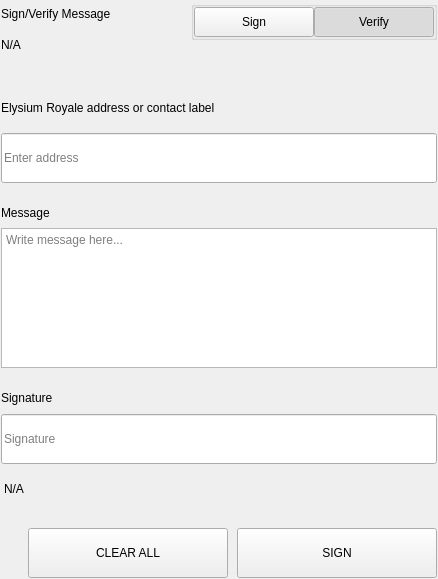
<?xml version="1.0" encoding="UTF-8"?>
<ui version="4.0">
 <class>SettingsSignMessageWidgets</class>
 <widget class="QWidget" name="SettingsSignMessageWidgets">
  <property name="geometry">
   <rect>
    <x>0</x>
    <y>0</y>
    <width>438</width>
    <height>579</height>
   </rect>
  </property>
  <property name="windowTitle">
   <string notr="true">N/A</string>
  </property>
  <layout class="QVBoxLayout" name="verticalLayout">
   <property name="spacing">
    <number>0</number>
   </property>
   <property name="leftMargin">
    <number>0</number>
   </property>
   <property name="topMargin">
    <number>0</number>
   </property>
   <property name="rightMargin">
    <number>0</number>
   </property>
   <property name="bottomMargin">
    <number>0</number>
   </property>
   <item>
    <widget class="QWidget" name="left" native="true">
     <layout class="QVBoxLayout" name="verticalLayout_3">
      <property name="leftMargin">
       <number>0</number>
      </property>
      <property name="topMargin">
       <number>0</number>
      </property>
      <property name="rightMargin">
       <number>0</number>
      </property>
      <property name="bottomMargin">
       <number>0</number>
      </property>
      <item>
       <widget class="QWidget" name="container_sign" native="true">
        <layout class="QVBoxLayout" name="verticalLayout_2">
         <property name="spacing">
          <number>0</number>
         </property>
         <property name="leftMargin">
          <number>1</number>
         </property>
         <property name="topMargin">
          <number>1</number>
         </property>
         <property name="rightMargin">
          <number>1</number>
         </property>
         <property name="bottomMargin">
          <number>1</number>
         </property>
         <item>
          <layout class="QHBoxLayout" name="horizontalLayout_3" stretch="3,1">
           <property name="spacing">
            <number>40</number>
           </property>
           <item>
            <layout class="QVBoxLayout" name="verticalLayoutTitle">
             <property name="spacing">
              <number>5</number>
             </property>
             <item>
              <widget class="QLabel" name="labelTitle">
               <property name="text">
                <string>Sign/Verify Message</string>
               </property>
              </widget>
             </item>
             <item>
              <widget class="QLabel" name="labelSubtitle1">
               <property name="text">
                <string notr="true">N/A</string>
               </property>
               <property name="wordWrap">
                <bool>true</bool>
               </property>
              </widget>
             </item>
            </layout>
           </item>
           <item alignment="Qt::AlignRight|Qt::AlignTop">
            <widget class="QWidget" name="containerSwitch" native="true">
             <property name="styleSheet">
              <string notr="true">#containerSwitch{
	padding-top:9px;
}</string>
             </property>
             <layout class="QVBoxLayout" name="verticalLayout_6">
              <property name="spacing">
               <number>4</number>
              </property>
              <property name="leftMargin">
               <number>0</number>
              </property>
              <property name="topMargin">
               <number>0</number>
              </property>
              <property name="rightMargin">
               <number>0</number>
              </property>
              <property name="bottomMargin">
               <number>0</number>
              </property>
              <item alignment="Qt::AlignRight">
               <widget class="QGroupBox" name="groupBox">
                <property name="sizePolicy">
                 <sizepolicy hsizetype="Fixed" vsizetype="Preferred">
                  <horstretch>0</horstretch>
                  <verstretch>0</verstretch>
                 </sizepolicy>
                </property>
                <property name="title">
                 <string/>
                </property>
                <property name="alignment">
                 <set>Qt::AlignRight|Qt::AlignTop|Qt::AlignTrailing</set>
                </property>
                <layout class="QHBoxLayout" name="horizontalLayout_4">
                 <property name="spacing">
                  <number>0</number>
                 </property>
                 <property name="leftMargin">
                  <number>0</number>
                 </property>
                 <property name="topMargin">
                  <number>0</number>
                 </property>
                 <property name="rightMargin">
                  <number>0</number>
                 </property>
                 <property name="bottomMargin">
                  <number>0</number>
                 </property>
                 <item>
                  <widget class="QPushButton" name="pushSign">
                   <property name="minimumSize">
                    <size>
                     <width>120</width>
                     <height>30</height>
                    </size>
                   </property>
                   <property name="maximumSize">
                    <size>
                     <width>120</width>
                     <height>30</height>
                    </size>
                   </property>
                   <property name="focusPolicy">
                    <enum>Qt::NoFocus</enum>
                   </property>
                   <property name="text">
                    <string>Sign</string>
                   </property>
                   <property name="checkable">
                    <bool>true</bool>
                   </property>
                   <property name="autoExclusive">
                    <bool>true</bool>
                   </property>
                  </widget>
                 </item>
                 <item>
                  <widget class="QPushButton" name="pushVerify">
                   <property name="minimumSize">
                    <size>
                     <width>120</width>
                     <height>30</height>
                    </size>
                   </property>
                   <property name="maximumSize">
                    <size>
                     <width>120</width>
                     <height>30</height>
                    </size>
                   </property>
                   <property name="focusPolicy">
                    <enum>Qt::NoFocus</enum>
                   </property>
                   <property name="text">
                    <string>Verify</string>
                   </property>
                   <property name="checkable">
                    <bool>true</bool>
                   </property>
                   <property name="checked">
                    <bool>true</bool>
                   </property>
                   <property name="autoExclusive">
                    <bool>true</bool>
                   </property>
                  </widget>
                 </item>
                </layout>
               </widget>
              </item>
              <item alignment="Qt::AlignHCenter|Qt::AlignTop">
               <widget class="QLabel" name="labelSubtitleSwitch">
                <property name="text">
                 <string/>
                </property>
                <property name="alignment">
                 <set>Qt::AlignRight|Qt::AlignTrailing|Qt::AlignVCenter</set>
                </property>
               </widget>
              </item>
             </layout>
            </widget>
           </item>
          </layout>
         </item>
         <item>
          <spacer name="verticalSpacer_2">
           <property name="orientation">
            <enum>Qt::Vertical</enum>
           </property>
           <property name="sizeType">
            <enum>QSizePolicy::Fixed</enum>
           </property>
           <property name="sizeHint" stdset="0">
            <size>
             <width>20</width>
             <height>40</height>
            </size>
           </property>
          </spacer>
         </item>
         <item>
          <widget class="QWidget" name="containerAddress" native="true">
           <property name="sizePolicy">
            <sizepolicy hsizetype="Preferred" vsizetype="Fixed">
             <horstretch>0</horstretch>
             <verstretch>0</verstretch>
            </sizepolicy>
           </property>
           <layout class="QVBoxLayout" name="verticalLayout_5" stretch="0,0">
            <property name="spacing">
             <number>15</number>
            </property>
            <property name="leftMargin">
             <number>0</number>
            </property>
            <property name="topMargin">
             <number>0</number>
            </property>
            <property name="rightMargin">
             <number>0</number>
            </property>
            <property name="bottomMargin">
             <number>0</number>
            </property>
            <item>
             <widget class="QLabel" name="labelSubtitleAddress">
              <property name="minimumSize">
               <size>
                <width>0</width>
                <height>20</height>
               </size>
              </property>
              <property name="maximumSize">
               <size>
                <width>16777215</width>
                <height>20</height>
               </size>
              </property>
              <property name="text">
               <string>Elysium Royale address or contact label</string>
              </property>
             </widget>
            </item>
            <item>
             <widget class="QLineEdit" name="addressIn_SM">
              <property name="minimumSize">
               <size>
                <width>0</width>
                <height>50</height>
               </size>
              </property>
              <property name="maximumSize">
               <size>
                <width>16777215</width>
                <height>50</height>
               </size>
              </property>
              <property name="placeholderText">
               <string>Enter address</string>
              </property>
             </widget>
            </item>
           </layout>
          </widget>
         </item>
         <item>
          <spacer name="verticalSpacer_3">
           <property name="orientation">
            <enum>Qt::Vertical</enum>
           </property>
           <property name="sizeType">
            <enum>QSizePolicy::Fixed</enum>
           </property>
           <property name="sizeHint" stdset="0">
            <size>
             <width>20</width>
             <height>20</height>
            </size>
           </property>
          </spacer>
         </item>
         <item>
          <layout class="QVBoxLayout" name="verticalLayout_9">
           <property name="spacing">
            <number>5</number>
           </property>
           <item>
            <widget class="QLabel" name="labelSubtitleMessage">
             <property name="minimumSize">
              <size>
               <width>0</width>
               <height>20</height>
              </size>
             </property>
             <property name="maximumSize">
              <size>
               <width>16777215</width>
               <height>20</height>
              </size>
             </property>
             <property name="text">
              <string>Message</string>
             </property>
            </widget>
           </item>
           <item>
            <widget class="QPlainTextEdit" name="messageIn_SM">
             <property name="minimumSize">
              <size>
               <width>0</width>
               <height>140</height>
              </size>
             </property>
             <property name="maximumSize">
              <size>
               <width>16777215</width>
               <height>140</height>
              </size>
             </property>
             <property name="placeholderText">
              <string>Write message here...</string>
             </property>
            </widget>
           </item>
          </layout>
         </item>
         <item>
          <spacer name="verticalSpacer_4">
           <property name="orientation">
            <enum>Qt::Vertical</enum>
           </property>
           <property name="sizeType">
            <enum>QSizePolicy::Fixed</enum>
           </property>
           <property name="sizeHint" stdset="0">
            <size>
             <width>20</width>
             <height>20</height>
            </size>
           </property>
          </spacer>
         </item>
         <item>
          <widget class="QWidget" name="widget" native="true">
           <property name="minimumSize">
            <size>
             <width>0</width>
             <height>75</height>
            </size>
           </property>
           <property name="maximumSize">
            <size>
             <width>16777215</width>
             <height>16777215</height>
            </size>
           </property>
           <layout class="QVBoxLayout" name="verticalLayout_4">
            <property name="leftMargin">
             <number>0</number>
            </property>
            <property name="topMargin">
             <number>0</number>
            </property>
            <property name="rightMargin">
             <number>0</number>
            </property>
            <property name="bottomMargin">
             <number>0</number>
            </property>
            <item>
             <widget class="QLabel" name="labelSubtitleSignature">
              <property name="minimumSize">
               <size>
                <width>0</width>
                <height>20</height>
               </size>
              </property>
              <property name="maximumSize">
               <size>
                <width>16777215</width>
                <height>20</height>
               </size>
              </property>
              <property name="text">
               <string>Signature</string>
              </property>
             </widget>
            </item>
            <item>
             <widget class="QLineEdit" name="signatureOut_SM">
              <property name="minimumSize">
               <size>
                <width>0</width>
                <height>50</height>
               </size>
              </property>
              <property name="placeholderText">
               <string>Signature</string>
              </property>
             </widget>
            </item>
           </layout>
          </widget>
         </item>
         <item>
          <widget class="QLabel" name="statusLabel_SM">
           <property name="styleSheet">
            <string notr="true">padding-top:5px;</string>
           </property>
           <property name="text">
            <string notr="true">N/A</string>
           </property>
          </widget>
         </item>
         <item>
          <spacer name="verticalSpacer">
           <property name="orientation">
            <enum>Qt::Vertical</enum>
           </property>
           <property name="sizeType">
            <enum>QSizePolicy::Fixed</enum>
           </property>
           <property name="sizeHint" stdset="0">
            <size>
             <width>20</width>
             <height>20</height>
            </size>
           </property>
          </spacer>
         </item>
         <item>
          <layout class="QHBoxLayout" name="horizontalLayout_7">
           <property name="spacing">
            <number>9</number>
           </property>
           <item>
            <spacer name="horizontalSpacer_5">
             <property name="orientation">
              <enum>Qt::Horizontal</enum>
             </property>
             <property name="sizeType">
              <enum>QSizePolicy::Expanding</enum>
             </property>
             <property name="sizeHint" stdset="0">
              <size>
               <width>40</width>
               <height>20</height>
              </size>
             </property>
            </spacer>
           </item>
           <item>
            <widget class="QPushButton" name="pushButtonClear">
             <property name="minimumSize">
              <size>
               <width>200</width>
               <height>50</height>
              </size>
             </property>
             <property name="focusPolicy">
              <enum>Qt::NoFocus</enum>
             </property>
             <property name="text">
              <string>CLEAR ALL</string>
             </property>
            </widget>
           </item>
           <item>
            <widget class="QPushButton" name="pushButtonSave">
             <property name="minimumSize">
              <size>
               <width>200</width>
               <height>50</height>
              </size>
             </property>
             <property name="maximumSize">
              <size>
               <width>200</width>
               <height>50</height>
              </size>
             </property>
             <property name="focusPolicy">
              <enum>Qt::NoFocus</enum>
             </property>
             <property name="text">
              <string>SIGN</string>
             </property>
            </widget>
           </item>
          </layout>
         </item>
        </layout>
       </widget>
      </item>
     </layout>
    </widget>
   </item>
  </layout>
 </widget>
 <resources/>
 <connections/>
</ui>
